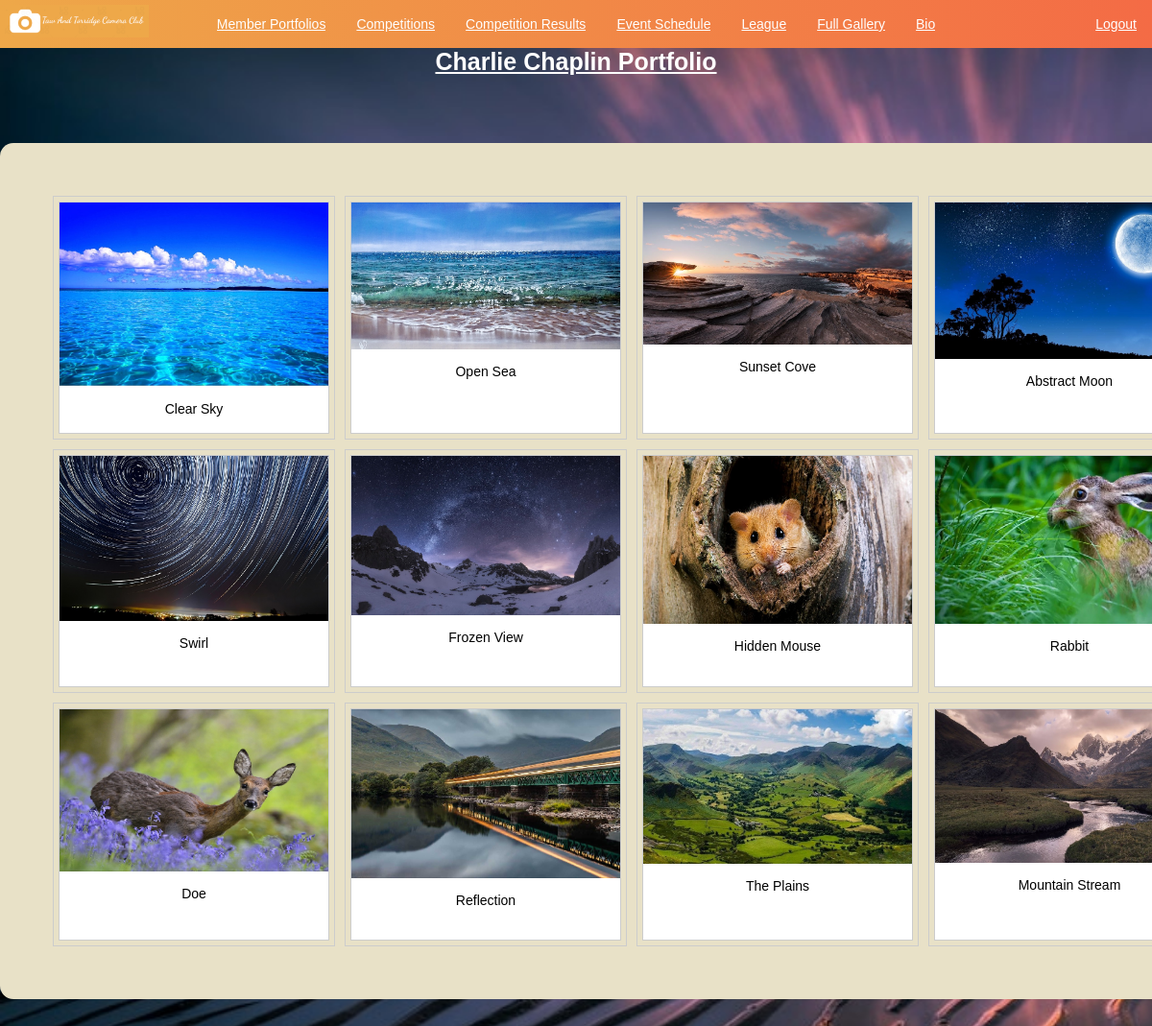
The page /c_chaplin_port.php on the database its author committed.
### tables this page shows
CREATE TABLE `tbl_images` (
  `fld_image_id` int(10) NOT NULL,
  `fld_image_title` varchar(50) NOT NULL,
  `fld_image_path` varchar(250) NOT NULL,
  `fld_image_votes` int(3) NOT NULL,
  `fld_image_points` int(2) NOT NULL,
  `fld_entry_id` int(10) NOT NULL,
  `fld_member_id` int(10) NOT NULL,
  `fld_competition_id` int(10) NOT NULL
);

### c_chaplin_port.php (the view, shortened to what this page needs)
<?php
    require_once 'config/conn.php';
    require_once 'functions.php';
?>
<html lang="en">
    <head>
        <link href="css/new_style.css" rel="stylesheet">
    </head>
    <body>
        <h2>Charlie Chaplin Portfolio</h2>
        <div class="main">
            <?php
                $sql = "SELECT * FROM `taw_and_torridge_cam_club_db`.`tbl_images` WHERE `fld_member_id` LIKE '65'";
                $result = mysqli_query($conn, $sql);
                if ($result && mysqli_num_rows($result) > 0) {
                    while ($rows = $result->fetch_assoc()) { ?>
                        <div class="gallery">
                            <div class="gallery">
                                <div class="card" style="width: 280px; height: 240px;">
                                    <img src="<?php echo $rows['fld_image_path']; ?>" alt="" width="600" height="400">
                                    <div class="card-body">
                                        <div class="desc"><?php echo $rows['fld_image_title'];?>
                                        </div>
                                    </div>
                                </div>
                            </div>
                        </div>
            <?php
                }
            }
            ?>
        </div>
    </body>
</html>

### css/new_style.css (style rules this page uses)
* { font-family: Arial, Helvetica, sans-serif; box-sizing: border-box; margin: 0; overflow: scroll; }
body { font-family: Arial, Helvetica, sans-serif; font-size: 14px; color: rgb(0, 0, 0); background-image: url("sand.png"); background-color: #f0f0f2; width: 100%; height: 100%; background-size: cover; content: ""; position: fixed; left: 0; right: 0; top: 0; bottom: 0; z-index: -1; display: block; }
div.main { width: 1345px; height: auto; margin: 5em auto; padding: 50px; background-color: #E8E1C7; border-radius: 1em; }
h2 { font-size:25px; font-weight:bold; Text-decoration: underline; text-align: center; color:rgb(255, 255, 255); font-family:Arial, Helvetica, sans-serif; }
div.gallery { margin: 5px; border: 1px solid #ccc; float: left; }
div.gallery img { width: 100%; height: auto; }
div.desc { padding: 15px; text-align: center; }
div.card { background: white; }

### rows shown on the page
tbl_images: fld_image_path (picture), fld_image_title "Clear Sky"
tbl_images: fld_image_path (picture), fld_image_title "Open Sea"
tbl_images: fld_image_path (picture), fld_image_title "Sunset Cove"
tbl_images: fld_image_path (picture), fld_image_title "Abstract Moon"
tbl_images: fld_image_path (picture), fld_image_title "Swirl"
tbl_images: fld_image_path (picture), fld_image_title "Frozen View"
tbl_images: fld_image_path (picture), fld_image_title "Hidden Mouse"
tbl_images: fld_image_path (picture), fld_image_title "Rabbit"
tbl_images: fld_image_path (picture), fld_image_title "Doe"
tbl_images: fld_image_path (picture), fld_image_title "Reflection"
tbl_images: fld_image_path (picture), fld_image_title "The Plains"
tbl_images: fld_image_path (picture), fld_image_title "Mountain Stream"
